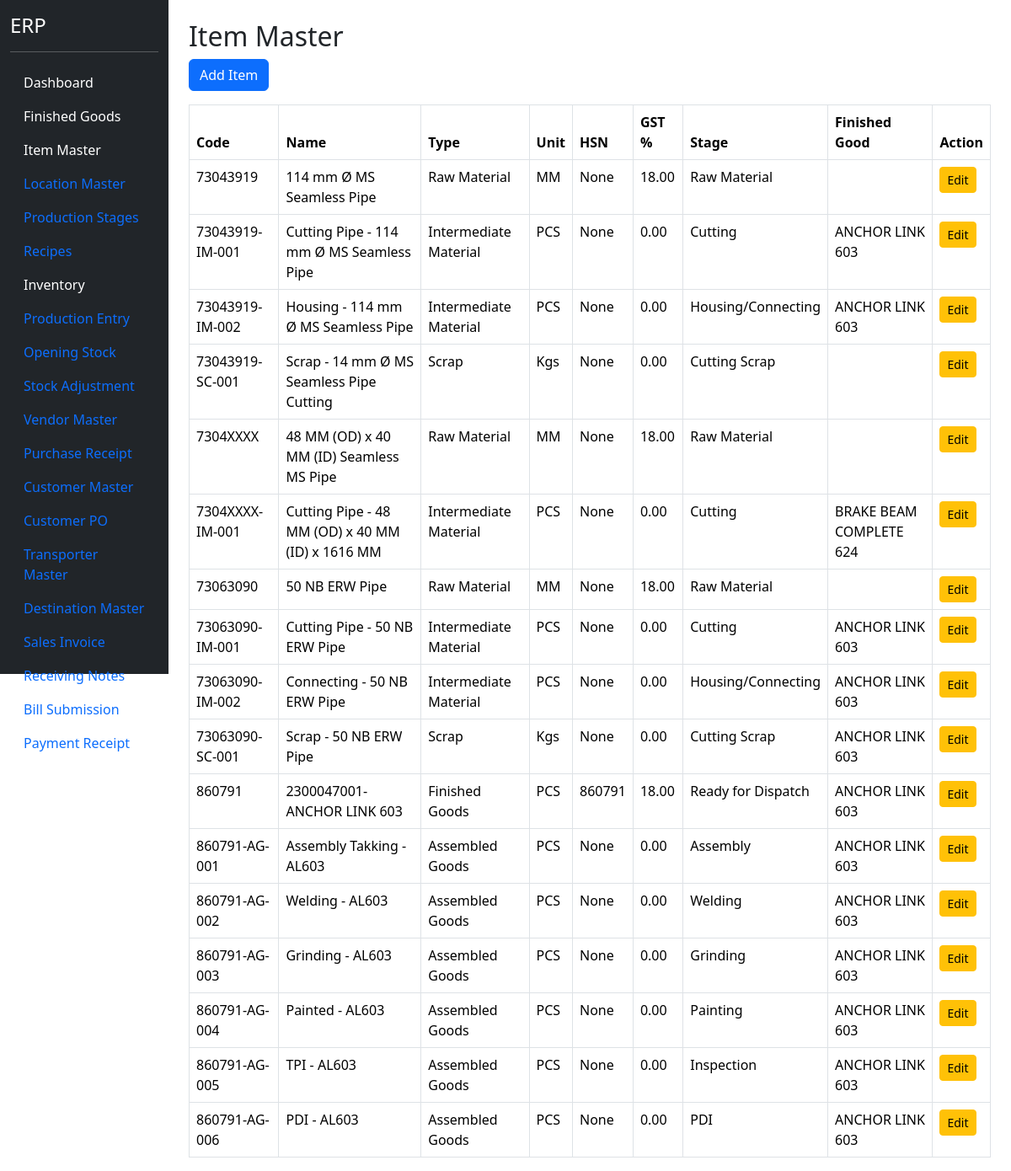
Page /items (signed in) on the earlier database version.
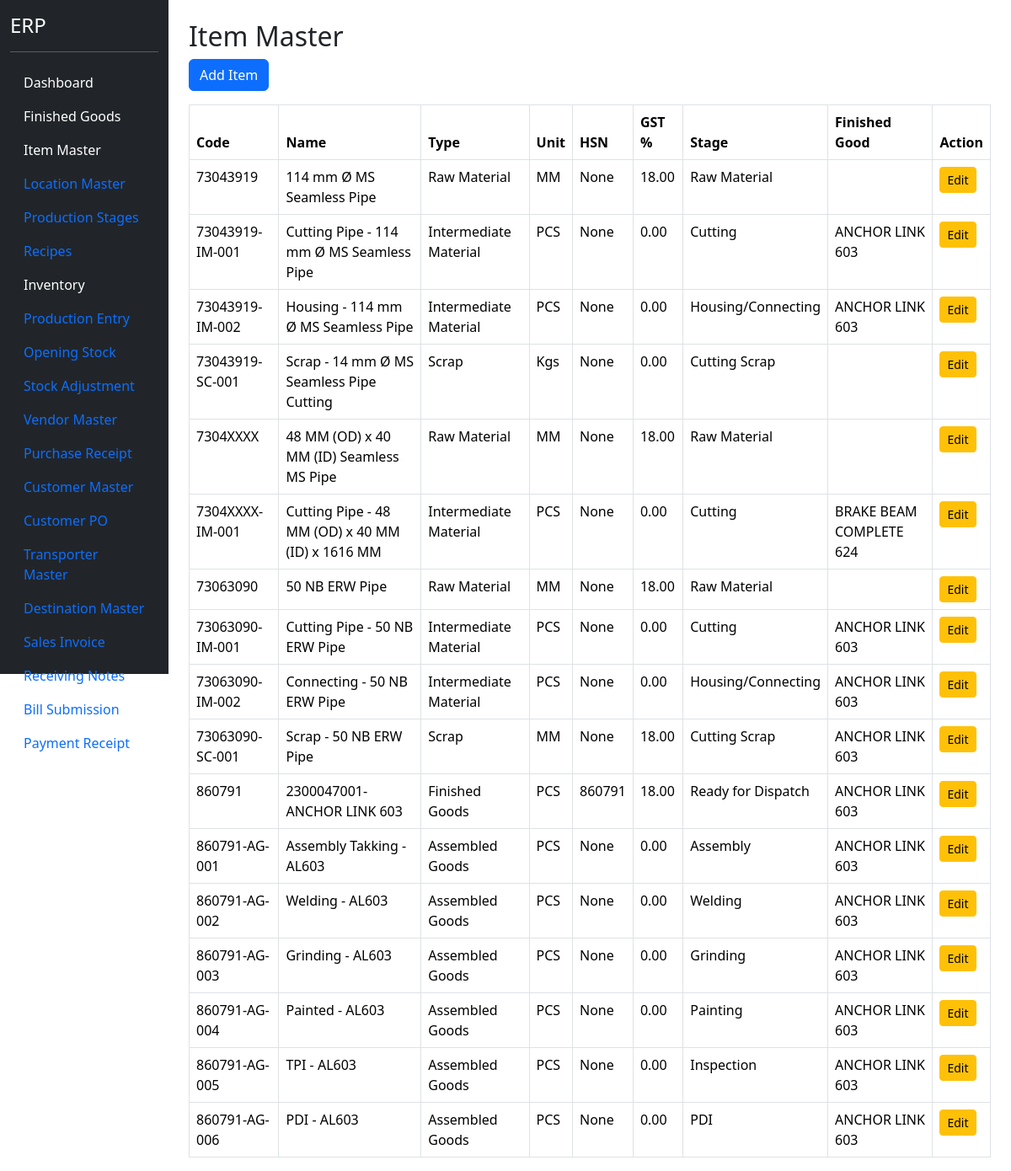
Same page on the later database version.
### models.py (models this page shows)
class ItemMaster(db.Model):
    __tablename__ = "item_master"
    id = db.Column(db.Integer, primary_key=True)
    item_code = db.Column(
        db.String(50),
        unique=True,
        nullable=False
    )
    item_name = db.Column(
        db.String(255),
        nullable=False
    )
    item_type = db.Column(
        db.String(50),
        nullable=False
    )
    production_stage = db.Column(
    db.String(100)
    )
    production_stage_id = db.Column(
    db.Integer,
    db.ForeignKey(
        "production_stage_master.id"
    ),
    nullable=True
    )
    production_stage_rel = db.relationship(
    "ProductionStageMaster"
    )
    unit = db.Column(
        db.String(20),
        nullable=False
    )
    finished_good_id = db.Column(
    db.Integer,
    db.ForeignKey("finished_goods.id"),
    nullable=True
    )
    hsn_code = db.Column(
    db.String(20)
    )
    gst_rate = db.Column(
    db.Float,
    default=18
    )
    active = db.Column(
        db.Boolean,
        default=True
    )

class ProductionStageMaster(db.Model):
    __tablename__ = "production_stage_master"
    id = db.Column(
        db.Integer,
        primary_key=True
    )
    stage_no = db.Column(
        db.Integer,
        nullable=False
    )
    stage_name = db.Column(
        db.String(100),
        nullable=False
    )
    active = db.Column(
        db.Boolean,
        default=True
    )

class FinishedGood(db.Model):
    __tablename__ = "finished_goods"
    id = db.Column(db.Integer, primary_key=True)
    fg_code = db.Column(
        db.String(50),
        unique=True,
        nullable=False
    )
    fg_name = db.Column(
        db.String(200),
        nullable=False
    )
    pl_number = db.Column(
        db.String(100),
        nullable=True
    )
    uvam_reference = db.Column(
        db.String(500),
        nullable=True
    )
    items = db.relationship(
    "ItemMaster",
    backref="finished_good",
    lazy=True
    )
    active = db.Column(
        db.Boolean,
        default=True
    )

### blueprints/masters/routes.py (the view)
@masters_bp.route("/items")
@login_required
def items():
    item_list = ItemMaster.query.order_by(
        ItemMaster.item_code
        ).all()
    return render_template(
        "items.html",
        item_list=item_list
    )

### app.py (called while the page is built)
@login_manager.user_loader
def load_user(user_id):
    return User.query.get(int(user_id))

### templates/items.html
{% extends "base.html" %}
{% block content %}
<div class="container mt-4">
    <h2>Item Master</h2>
    <a href="/items/add"
       class="btn btn-primary mb-3">
        Add Item
    </a>
    <table class="table table-bordered">
        <thead>
            <tr>
                <th>Code</th>
                <th>Name</th>
                <th>Type</th>
                <th>Unit</th>
                <th>
                    HSN
                </th>
                <th>
                    GST %
                </th>
                <th>Stage</th>
                <th>Finished Good</th>
                <th>Action</th>
            </tr>
        </thead>
        <tbody>
            {% for item in item_list %}
            <tr>
                <td>{{ item.item_code }}</td>
                <td>{{ item.item_name }}</td>
                <td>{{ item.item_type }}</td>
                <td>{{ item.unit }}</td>
                <td>
                    {{ item.hsn_code }}
                </td>
                <td>
                    {{ "%.2f"|format(item.gst_rate or 0) }}
                </td>
                <td>
                    {% if item.production_stage_rel %}
                    {{ item.production_stage_rel.stage_name }}
                    {% endif %}
                </td>
                <td>
                    {{ item.finished_good.fg_name if item.finished_good else '' }}
                </td>
                <td>
                    <a href="/items/edit/{{ item.id }}"
                       class="btn btn-sm btn-warning">
                        Edit
                    </a>
                </td>
            </tr>
            {% endfor %}
        </tbody>
    </table>
</div>
{% endblock %}

Differences in the rows shown:
changed ItemMaster "73063090-SC-001": unit "Kgs" → "MM"; gst_rate "0.00" → "18.00"
